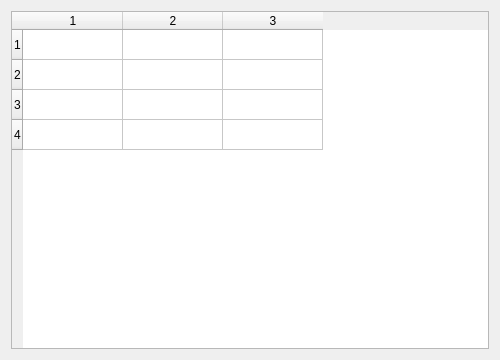
<?xml version="1.0" encoding="UTF-8"?>
<ui version="4.0"><class>Dialog</class><widget class="QDialog" name="Dialog"><property name="geometry"><rect><x>0</x><y>0</y><width>500</width><height>360</height></rect></property><property name="windowTitle"><string>Table 4x3</string></property><layout class="QVBoxLayout" name="verticalLayout"><property name="leftMargin"><number>11</number></property><property name="topMargin"><number>11</number></property><property name="rightMargin"><number>11</number></property><property name="bottomMargin"><number>11</number></property><property name="spacing"><number>6</number></property><item><widget class="QTableWidget" name="table"><property name="rowCount"><number>4</number></property><property name="columnCount"><number>3</number></property></widget></item></layout></widget></ui>
